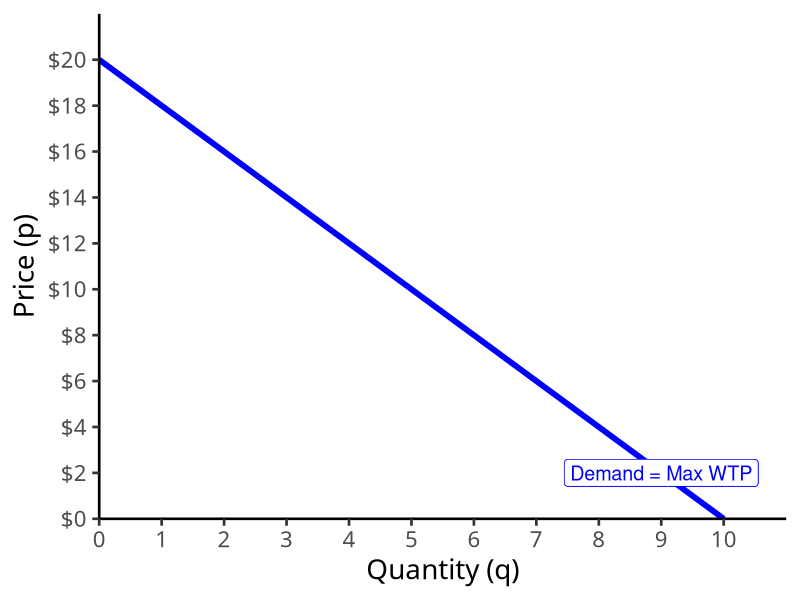
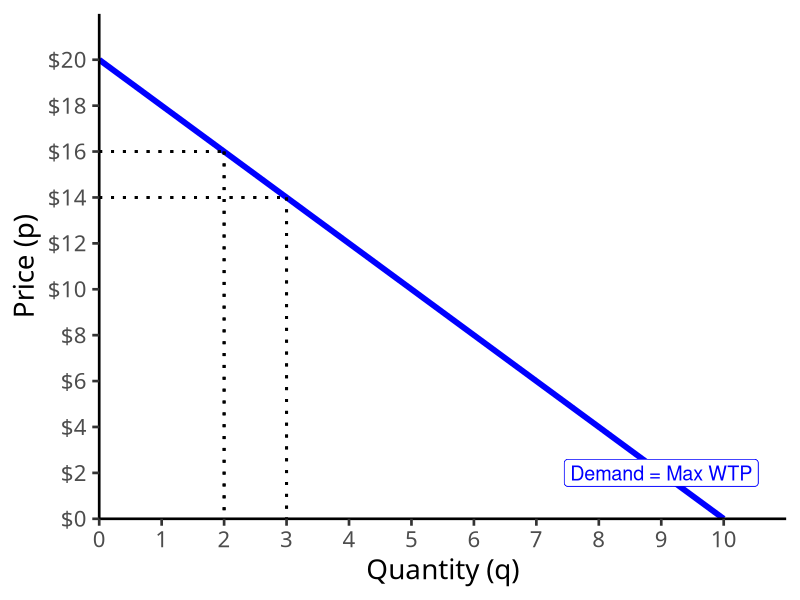
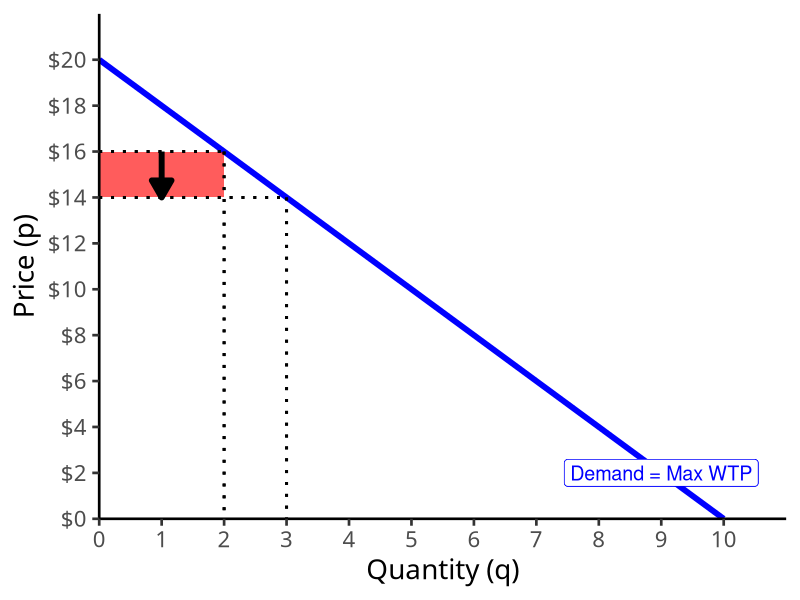
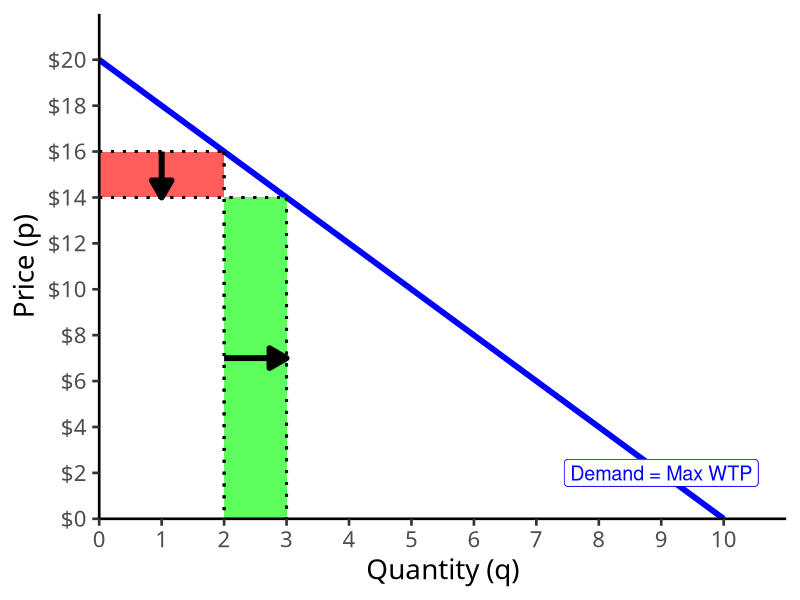
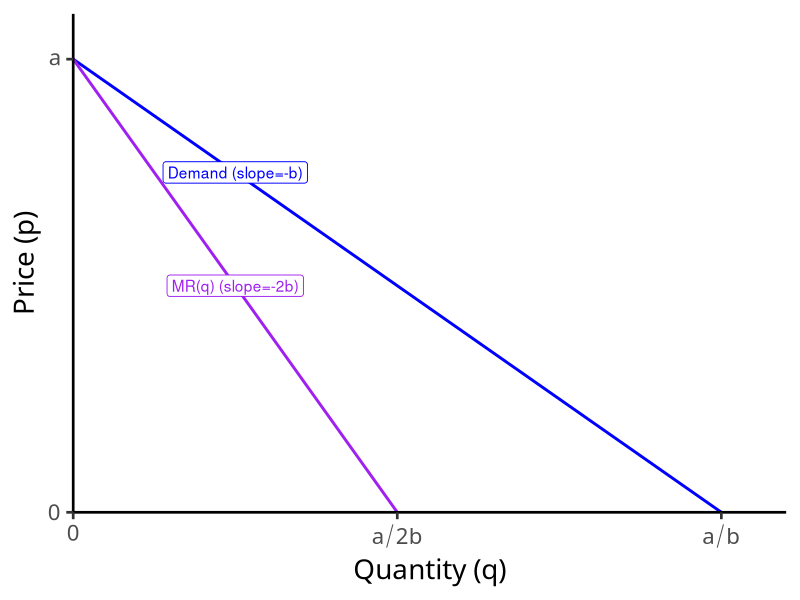
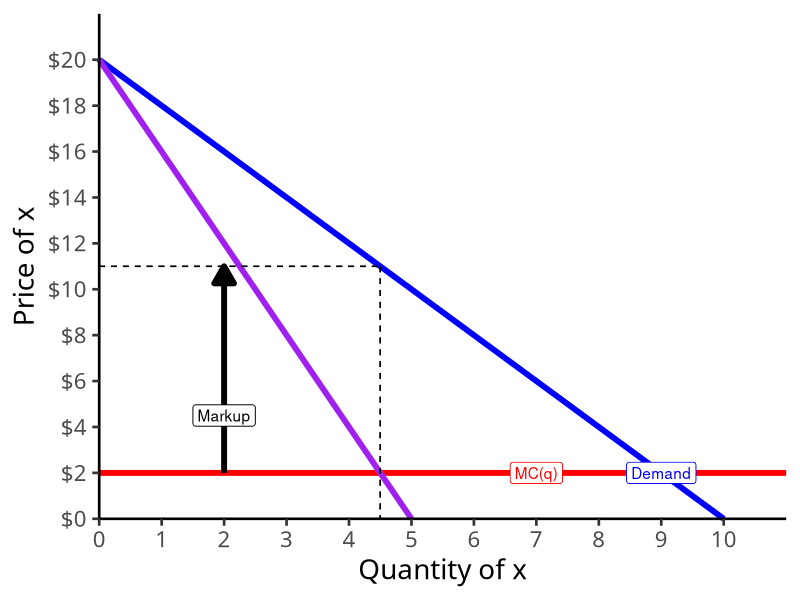
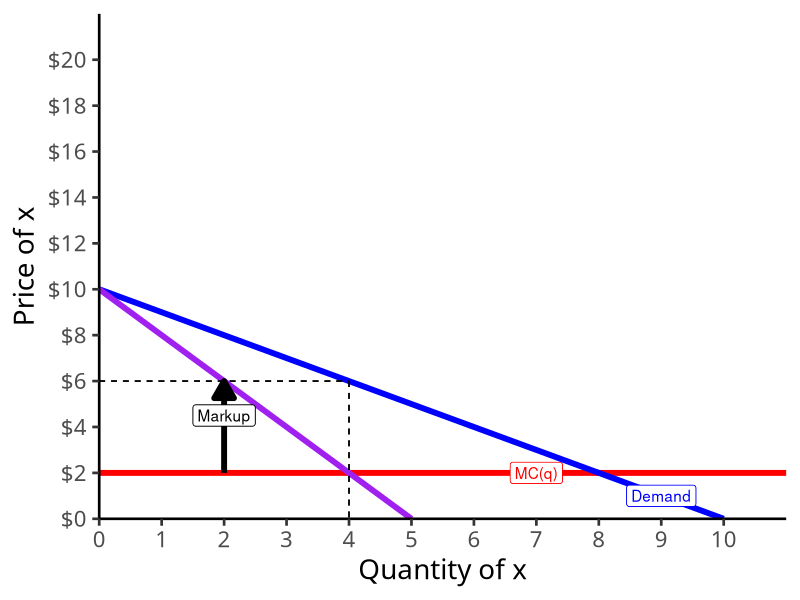
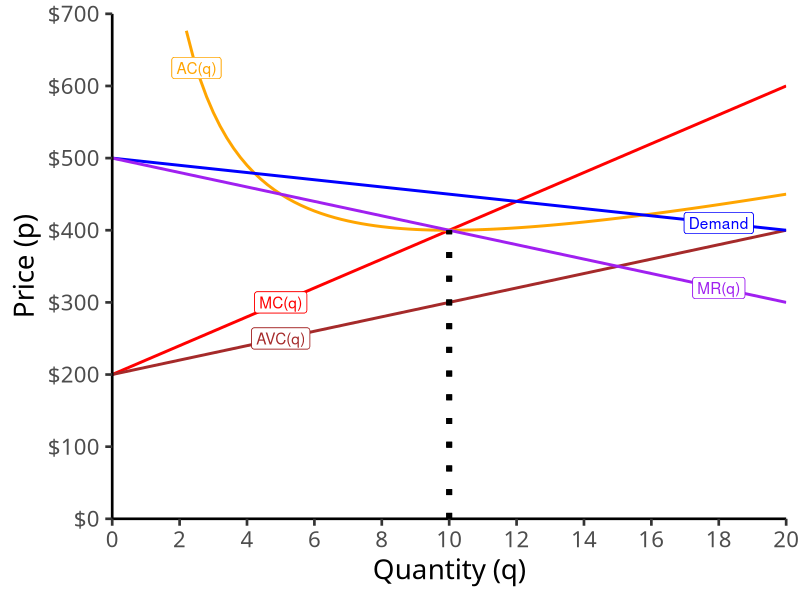

The R script that drew these images, in order:
## ---- chunk 1
options(htmltools.dir.version = FALSE)
knitr::opts_chunk$set(echo = F,
                      warning = F,
                      message = F,
                      fig.retina = 3,
                      fig.align = "center")
library("tidyverse")
library("ggrepel")

theme_slides <- theme_light() + 
  theme(
    text = element_text(family = "Fira Sans", size = 24)
  )

## ---- chunk 2
demand=function(x){20-2*x}

graph<-ggplot(data.frame(x=c(0,10)), aes(x=x))+
  stat_function(fun=demand, geom="line", size=2, color = "blue")+
    geom_label(aes(x=9,y=demand(9)), color = "blue", label="Demand = Max WTP", size = 5)+
    scale_x_continuous(breaks=seq(0,10,1),
                     limits=c(0,10),
                     expand=expand_scale(mult=c(0,0.1)))+
  scale_y_continuous(breaks=seq(0,20,2),
                     limits=c(0,20),
                     expand=expand_scale(mult=c(0,0.1)),
                     labels = function(x){paste("$", x, sep="")})+
  labs(x = "Quantity (q)",
       y = "Price (p)")+
  theme_classic(base_family = "Fira Sans Condensed", base_size=20)
graph
## ---- chunk 3

graph+
  geom_segment(x=0, xend=2, y=16, yend=16, size=1, linetype="dotted")+
  geom_segment(x=2, xend=2, y=16, yend=0, size=1, linetype="dotted")+
  geom_segment(x=0, xend=3, y=14, yend=14, size=1, linetype="dotted")+
  geom_segment(x=3, xend=3, y=14, yend=0, size=1, linetype="dotted")
## ---- chunk 4

graph+
  geom_rect(xmin=0, xmax=2, ymin=14, ymax=16, fill="red", alpha=0.4)+
  geom_segment(x=0, xend=2, y=16, yend=16, size=1, linetype="dotted")+
  geom_segment(x=2, xend=2, y=16, yend=0, size=1, linetype="dotted")+
  geom_segment(x=0, xend=3, y=14, yend=14, size=1, linetype="dotted")+
  geom_segment(x=3, xend=3, y=14, yend=0, size=1, linetype="dotted")+
  annotate("segment", x = 1, xend = 1, y = 16, yend = 14, colour = "black", size=2, alpha=1, arrow=arrow(length=unit(0.5,"cm"), ends="last", type="closed"))
## ---- chunk 5

graph+
  geom_rect(xmin=0, xmax=2, ymin=14, ymax=16, fill="red", alpha=0.4)+
  geom_rect(xmin=2, xmax=3, ymin=0, ymax=14, fill="green", alpha=0.4)+
  geom_segment(x=0, xend=2, y=16, yend=16, size=1, linetype="dotted")+
  geom_segment(x=2, xend=2, y=16, yend=0, size=1, linetype="dotted")+
  geom_segment(x=0, xend=3, y=14, yend=14, size=1, linetype="dotted")+
  geom_segment(x=3, xend=3, y=14, yend=0, size=1, linetype="dotted")+
  annotate("segment", x = 1, xend = 1, y = 16, yend = 14, colour = "black", size=2, alpha=1, arrow=arrow(length=unit(0.5,"cm"), ends="last", type="closed"))+
  annotate("segment", x = 2, xend = 3, y = 7, yend = 7, colour = "black", size=2, alpha=1, arrow=arrow(length=unit(0.5,"cm"), ends="last", type="closed"))
## ---- chunk 6
MR=function(x){20-4*x}

#q_choke<-(a/b)
#MR_choke<-(a/(2*b))

ggplot(data.frame(x=c(0,10)), aes(x=x))+
  stat_function(fun=demand, geom="line", size=1, color="blue")+
  geom_label(x=2.5,y=demand(2.5), label="Demand (slope=-b)", color="blue")+
  stat_function(fun=MR, geom="line", size=1, color="purple")+
  geom_label(x=2.5,y=MR(2.5), label="MR(q) (slope=-2b)", color="purple")+
    scale_x_continuous(breaks = c(0,5,10),
                       labels = c(0,expression(a/2*b),expression(a/b)),
                       expand=expand_scale(mult=c(0,0.1)))+
  scale_y_continuous(breaks=c(0,20),
                     labels=c(0,expression(a)),
                     limits=c(0,20),
                     expand=expand_scale(mult=c(0,0.1)))+
  labs(x = "Quantity (q)",
       y = "Price (p)")+
  theme_classic(base_family = "Fira Sans Condensed", base_size=20)
## ---- chunk 7
demand_i=function(x){20-2*x}
mr_i=function(x){20-4*x}

ggplot(data.frame(x=c(0,10)), aes(x=x))+
  geom_hline(yintercept=2, size=2, color="red")+
  geom_label(x=7,y=2, color = "red", label="MC(q)")+
  stat_function(fun=demand_i, geom="line", size=2, color = "blue")+
  geom_label(x=9,y=demand_i(9), color = "blue", label="Demand")+
  stat_function(fun=mr_i, geom="line", size=2, color = "purple")+
  geom_label(x=9,y=mr_i(9), color = "purple", label="MR(q)")+
    scale_x_continuous(breaks=seq(0,10,1),
                     limits=c(0,10),
                     expand=expand_scale(mult=c(0,0.1)))+
  scale_y_continuous(breaks=seq(0,20,2),
                     limits=c(0,20),
                     expand=expand_scale(mult=c(0,0.1)),
                     labels = function(x){paste("$", x, sep="")})+
  # line at 4,6 
  geom_segment(aes(x=0,xend=4.5, y=11, yend=11), linetype="dashed")+
  geom_segment(aes(x=4.5,xend=4.5, y=11, yend=0), linetype="dashed")+
  
  #arrow down
  annotate("segment", x = 2, xend = 2, y = 2, yend = 11, colour = "black", size=2, alpha=1, arrow=arrow(length=unit(0.5,"cm"), ends="last", type="closed"))+
  geom_label(aes(x=2, y=4.5), color="black", label="Markup")+
  coord_cartesian(clip="off")+
  labs(x = "Quantity of x",
       y = "Price of x")+
  theme_classic(base_family = "Fira Sans Condensed", base_size=20)
## ---- chunk 8
demand_e=function(x){10-x}
mr_e=function(x){10-2*x}

ggplot(data.frame(x=c(0,10)), aes(x=x))+
  geom_hline(yintercept=2, size=2, color="red")+
  geom_label(x=7,y=2, color = "red", label="MC(q)")+
  stat_function(fun=demand_e, geom="line", size=2, color = "blue")+
  geom_label(x=9,y=demand_e(9), color = "blue", label="Demand")+
  stat_function(fun=mr_e, geom="line", size=2, color = "purple")+
  geom_label(x=9,y=mr_e(9), color = "purple", label="MR(q)")+
    scale_x_continuous(breaks=seq(0,10,1),
                     limits=c(0,10),
                     expand=expand_scale(mult=c(0,0.1)))+
  scale_y_continuous(breaks=seq(0,20,2),
                     limits=c(0,20),
                     expand=expand_scale(mult=c(0,0.1)),
                     labels = function(x){paste("$", x, sep="")})+
  # line at 4,6 
  geom_segment(aes(x=0,xend=4, y=6, yend=6), linetype="dashed")+
  geom_segment(aes(x=4,xend=4, y=6, yend=0), linetype="dashed")+
  
  #arrow down
  annotate("segment", x = 2, xend = 2, y = 2, yend = 6, colour = "black", size=2, alpha=1, arrow=arrow(length=unit(0.5,"cm"), ends="last", type="closed"))+
  geom_label(aes(x=2, y=4.5), color="black", label="Markup")+
  labs(x = "Quantity of x",
       y = "Price of x")+
  theme_classic(base_family = "Fira Sans Condensed", base_size=20)
## ---- chunk 9
MC=function(x){20*x+200}
AC=function(x){10*x+200+(1000/x)}
AVC=function(x){10*x+200}
Demand=function(x){500-5*x}
MR=function(x){500-10*x}

ggplot(data.frame(x=c(0,12)), aes(x=x))+
  stat_function(fun=MC, geom="line", color="red", size=1)+
  geom_label(x=5,y=MC(5), color = "red", label="MC(q)")+
  stat_function(fun=AC, geom="line", color="orange", size=1)+
  geom_label(x=2.5,y=AC(2.5), color = "orange", label="AC(q)")+
  stat_function(fun=AVC, geom="line", color="brown", size=1)+
  geom_label(x=5,y=AVC(5), color = "brown", label="AVC(q)")+
  stat_function(fun=Demand, geom="line", color="blue", size=1)+
  geom_label(x=18,y=Demand(18), color = "blue", label="Demand")+
  stat_function(fun=MR, geom="line", color="purple", size=1)+
  geom_label(x=18,y=MR(18), color = "purple", label="MR(q)")+
  geom_segment(aes(x=10,y=0),xend=10,yend=400,linetype=3, size=2)+

  scale_x_continuous(breaks=seq(0,20,2),
                     limits=c(0,20),
                     expand=c(0,0))+
  scale_y_continuous(breaks=seq(0,700,100),
                     limits=c(0,700),
                     expand=c(0,0),
                     labels=scales::dollar)+
  labs(x = "Quantity (q)",
       y = "Price (p)")+
  theme_classic(base_family = "Fira Sans Condensed", base_size=20)

## ---- chunk 10
ggplot(data.frame(x=c(0,12)), aes(x=x))+
  stat_function(fun=MC, geom="line", color="red", size=1)+
  geom_label(x=5,y=MC(5), color = "red", label="MC(q)")+
  stat_function(fun=AC, geom="line", color="orange", size=1)+
  geom_label(x=2.5,y=AC(2.5), color = "orange", label="AC(q)")+
  stat_function(fun=AVC, geom="line", color="brown", size=1)+
  geom_label(x=5,y=AVC(5), color = "brown", label="AVC(q)")+
  stat_function(fun=Demand, geom="line", color="blue", size=1)+
  geom_label(x=18,y=Demand(18), color = "blue", label="Demand")+
  stat_function(fun=MR, geom="line", color="purple", size=1)+
  geom_label(x=18,y=MR(18), color = "purple", label="MR(q)")+
  geom_segment(aes(x=10,y=0),xend=10,yend=450,linetype=3, size=2)+
  geom_segment(aes(x=0,y=450),xend=10,yend=450, linetype=3, size=2)+

  scale_x_continuous(breaks=seq(0,20,2),
                     limits=c(0,20),
                     expand=c(0,0))+
  scale_y_continuous(breaks=seq(0,700,100),
                     limits=c(0,700),
                     expand=c(0,0),
                     labels=scales::dollar)+
  labs(x = "Quantity (q)",
       y = "Price (p)")+
  theme_classic(base_family = "Fira Sans Condensed", base_size=20)

## ---- chunk 11
ggplot(data.frame(x=c(0,12)), aes(x=x))+
  stat_function(fun=MC, geom="line", color="red", size=1)+
  geom_label(x=5,y=MC(5), color = "red", label="MC(q)")+
  stat_function(fun=AC, geom="line", color="orange", size=1)+
  geom_label(x=2.5,y=AC(2.5), color = "orange", label="AC(q)")+
  stat_function(fun=AVC, geom="line", color="brown", size=1)+
  geom_label(x=5,y=AVC(5), color = "brown", label="AVC(q)")+
  stat_function(fun=Demand, geom="line", color="blue", size=1)+
  geom_label(x=18,y=Demand(18), color = "blue", label="Demand")+
  stat_function(fun=MR, geom="line", color="purple", size=1)+
  geom_label(x=18,y=MR(18), color = "purple", label="MR(q)")+
  geom_segment(aes(x=10,y=0),xend=10,yend=450,linetype=3, size=2)+
  geom_segment(aes(x=0,y=450),xend=10,yend=450, linetype=3, size=2)+
  
  geom_hline(yintercept=400, size=1, linetype="dashed")+
  geom_label(x=3,y=400, label="Break-even price", size =5, color="orange")+

  scale_x_continuous(breaks=seq(0,20,2),
                     limits=c(0,20),
                     expand=c(0,0))+
  scale_y_continuous(breaks=seq(0,700,100),
                     limits=c(0,700),
                     expand=c(0,0),
                     labels=scales::dollar)+
  labs(x = "Quantity (q)",
       y = "Price (p)")+
  theme_classic(base_family = "Fira Sans Condensed", base_size=20)

## ---- chunk 12
ggplot(data.frame(x=c(0,12)), aes(x=x))+
  stat_function(fun=MC, geom="line", color="red", size=1)+
  geom_label(x=5,y=MC(5), color = "red", label="MC(q)")+
  stat_function(fun=AC, geom="line", color="orange", size=1)+
  geom_label(x=2.5,y=AC(2.5), color = "orange", label="AC(q)")+
  stat_function(fun=AVC, geom="line", color="brown", size=1)+
  geom_label(x=5,y=AVC(5), color = "brown", label="AVC(q)")+
  stat_function(fun=Demand, geom="line", color="blue", size=1)+
  geom_label(x=18,y=Demand(18), color = "blue", label="Demand")+
  stat_function(fun=MR, geom="line", color="purple", size=1)+
  geom_label(x=18,y=MR(18), color = "purple", label="MR(q)")+
  geom_segment(aes(x=10,y=0),xend=10,yend=450,linetype=3, size=2)+
  geom_segment(aes(x=0,y=450),xend=10,yend=450, linetype=3, size=2)+
  
  geom_hline(yintercept=400, size=1, linetype="dashed")+
  geom_label(x=3,y=400, label="Break-even price", size =5, color="orange")+
  geom_hline(yintercept=200, size=1, linetype="dashed")+
  geom_label(x=16,y=200, label="Shut-down price", size =5, color="brown")+

  scale_x_continuous(breaks=seq(0,20,2),
                     limits=c(0,20),
                     expand=c(0,0))+
  scale_y_continuous(breaks=seq(0,700,100),
                     limits=c(0,700),
                     expand=c(0,0),
                     labels=scales::dollar)+
  labs(x = "Quantity (q)",
       y = "Price (p)")+
  theme_classic(base_family = "Fira Sans Condensed", base_size=20)

